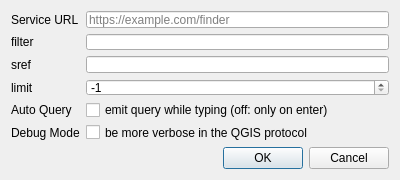
<?xml version="1.0" encoding="UTF-8"?>
<ui version="4.0">
 <class>ConfigDialogBase</class>
 <widget class="QDialog" name="ConfigDialogBase">
  <property name="geometry">
   <rect>
    <x>0</x>
    <y>0</y>
    <width>400</width>
    <height>180</height>
   </rect>
  </property>
  <property name="minimumSize">
   <size>
    <width>360</width>
    <height>180</height>
   </size>
  </property>
  <property name="windowTitle">
   <string>LocationFinder Configuration</string>
  </property>
  <property name="sizeGripEnabled">
   <bool>false</bool>
  </property>
  <property name="modal">
   <bool>true</bool>
  </property>
  <layout class="QVBoxLayout" name="verticalLayout">
   <item>
    <layout class="QFormLayout" name="formLayout">
     <item row="0" column="0">
      <widget class="QLabel" name="labelServiceUrl">
       <property name="text">
        <string>Service URL</string>
       </property>
      </widget>
     </item>
     <item row="0" column="1">
      <widget class="QLineEdit" name="lineEditUrl">
       <property name="toolTip">
        <string>LocationFinder service base URL (required)</string>
       </property>
       <property name="placeholderText">
        <string>https://example.com/finder</string>
       </property>
      </widget>
     </item>
     <item row="1" column="0">
      <widget class="QLabel" name="labelFilter">
       <property name="text">
        <string>filter</string>
       </property>
      </widget>
     </item>
     <item row="1" column="1">
      <widget class="QLineEdit" name="lineEditFilter">
       <property name="toolTip">
        <string>The &lt;b&gt;filter&lt;/b&gt; parameter
(leave blank if unsure)</string>
       </property>
       <property name="clearButtonEnabled">
        <bool>true</bool>
       </property>
      </widget>
     </item>
     <item row="2" column="0">
      <widget class="QLabel" name="labelSref">
       <property name="text">
        <string>sref</string>
       </property>
      </widget>
     </item>
     <item row="2" column="1">
      <widget class="QLineEdit" name="lineEditSref">
       <property name="toolTip">
        <string>The &lt;b&gt;sref&lt;/b&gt; parameter
(response spatial reference, usually left blank)
</string>
       </property>
       <property name="clearButtonEnabled">
        <bool>true</bool>
       </property>
      </widget>
     </item>
     <item row="3" column="0">
      <widget class="QLabel" name="labelLimit">
       <property name="text">
        <string>limit</string>
       </property>
      </widget>
     </item>
     <item row="3" column="1">
      <widget class="QSpinBox" name="spinBoxLimit">
       <property name="toolTip">
        <string>The &lt;b&gt;limit&lt;/b&gt; parameter (how many locations to return at most;
&lt;b&gt;-1&lt;/b&gt; to not limit; the service has its own limit that may be lower)</string>
       </property>
       <property name="suffix">
        <string/>
       </property>
       <property name="minimum">
        <number>-1</number>
       </property>
       <property name="maximum">
        <number>999</number>
       </property>
       <property name="value">
        <number>-1</number>
       </property>
      </widget>
     </item>
     <item row="5" column="0">
      <widget class="QLabel" name="labelDebugMode">
       <property name="text">
        <string>Debug Mode</string>
       </property>
      </widget>
     </item>
     <item row="5" column="1">
      <widget class="QCheckBox" name="checkBoxDebugMode">
       <property name="text">
        <string>be more verbose in the QGIS protocol</string>
       </property>
      </widget>
     </item>
     <item row="4" column="0">
      <widget class="QLabel" name="labelAutoQuery">
       <property name="text">
        <string>Auto Query</string>
       </property>
      </widget>
     </item>
     <item row="4" column="1">
      <widget class="QCheckBox" name="checkBoxAutoQuery">
       <property name="text">
        <string>emit query while typing (off: only on enter)</string>
       </property>
      </widget>
     </item>
    </layout>
   </item>
   <item>
    <widget class="QDialogButtonBox" name="button_box">
     <property name="enabled">
      <bool>true</bool>
     </property>
     <property name="orientation">
      <enum>Qt::Horizontal</enum>
     </property>
     <property name="standardButtons">
      <set>QDialogButtonBox::Cancel|QDialogButtonBox::Ok</set>
     </property>
     <property name="centerButtons">
      <bool>false</bool>
     </property>
    </widget>
   </item>
  </layout>
 </widget>
 <resources/>
 <connections>
  <connection>
   <sender>button_box</sender>
   <signal>accepted()</signal>
   <receiver>ConfigDialogBase</receiver>
   <slot>accept()</slot>
   <hints>
    <hint type="sourcelabel">
     <x>20</x>
     <y>20</y>
    </hint>
    <hint type="destinationlabel">
     <x>20</x>
     <y>20</y>
    </hint>
   </hints>
  </connection>
  <connection>
   <sender>button_box</sender>
   <signal>rejected()</signal>
   <receiver>ConfigDialogBase</receiver>
   <slot>reject()</slot>
   <hints>
    <hint type="sourcelabel">
     <x>20</x>
     <y>20</y>
    </hint>
    <hint type="destinationlabel">
     <x>20</x>
     <y>20</y>
    </hint>
   </hints>
  </connection>
 </connections>
</ui>
